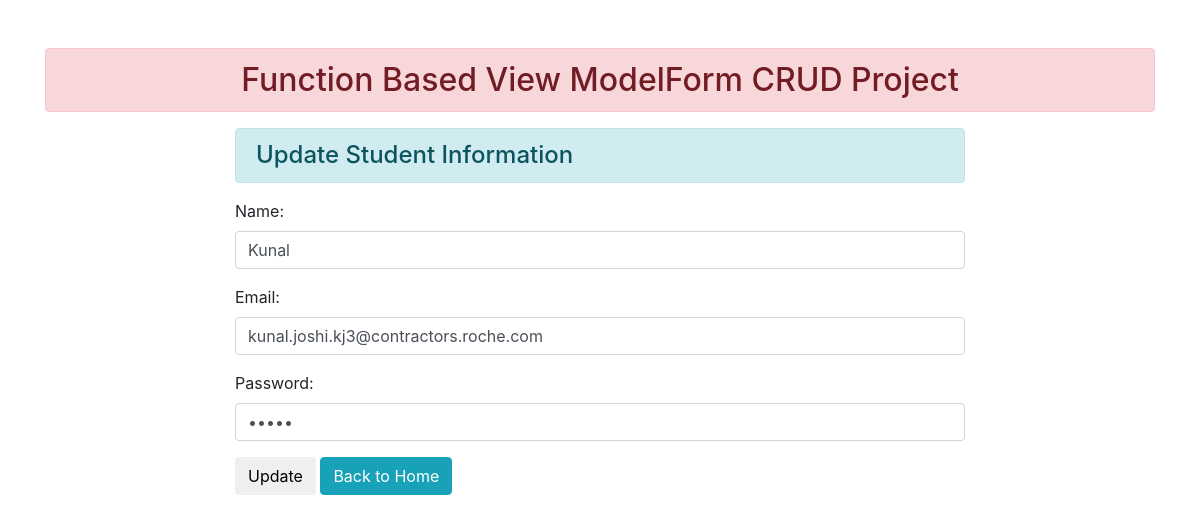
Page /update/1/ on the earlier database version.
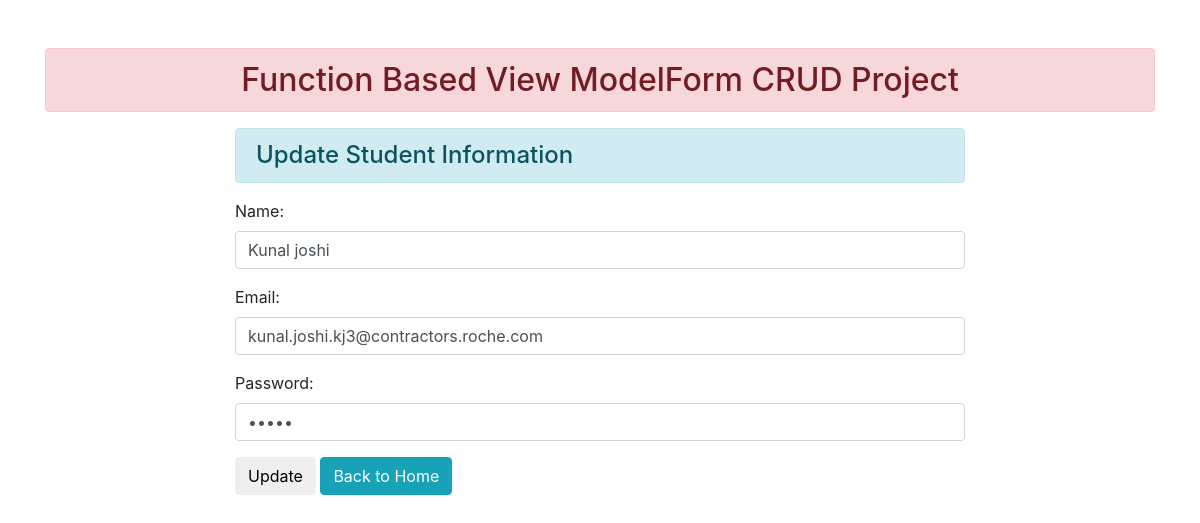
Same page on the later database version.
### enroll/models.py (models this page shows)
class User(models.Model):
          name = models.CharField(max_length=70)
          email = models.EmailField(max_length=100)
          password = models.CharField(max_length=100)

### enroll/views.py (the view)
# urls.py: path('update/<int:id>/',views.update_data, name="updatedata"), #name is for dynamic data
def update_data(request,id):
        if request.method == 'POST':
                pi = User.objects.get(pk=id)
                fm = StudentRegistration(request.POST, instance=pi)
                if fm.is_valid():
                        fm.save()
        else:
                pi = User.objects.get(pk=id)
                fm = StudentRegistration(instance=pi)
        return render(request,'enroll/updatestudent.html', {'form':fm})

### enroll/forms.py
class StudentRegistration(forms.ModelForm):
          class Meta:
                  model = User
                  fields = ['name','email','password']
                  widgets = {
                  'name':forms.TextInput(attrs={'class':'form-control'}),
                  'email':forms.EmailInput(attrs={'class':'form-control'}),
                  'password':forms.PasswordInput(render_value=True, attrs={'class':'form-control'}),
          }

### enroll/templates/enroll/updatestudent.html (shortened to what this page needs)
{% extends 'enroll/base.html' %}
{% block content %}
<div class="row">
    <div class="col-sm-8 offset-2">
        <h4 class="alert alert-info">Update Student Information</h4>
        <form action="" method="POST">
            {{form.as_p}}
            <input type="submit" class="btn btn-sucess" value="Update">
            <a href="{% url 'addandshow' %}" class="btn btn-info">Back to Home</a>
        </form>
    </div>
</div>
{% endblock content %}

Differences in the rows shown:
changed User "kunal.joshi.kj3@contractors.roche.com": name "Kunal" → "Kunal joshi"
